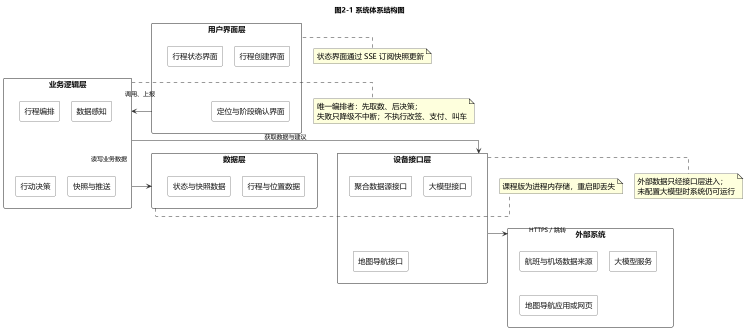
#> input picture .docxwork/arch-simple-test.png, 1491 x 659 px, given in place of codex-clipboard-4cfa0980-99a1-4dd3-b6c7-77c30a38f5e7.png, which was not available (shown at 1/2 size)
$ python refenhance.py
#> lines starting #> are read from the running program, lines starting #| are printed output that depends on the picture; pictures that were not available may be replaced by others from this repository, and a replacement may not be noted
from PIL import Image, ImageFilter, ImageOps
import os
src = r"C:\Users\96495\AppData\Local\Temp\codex-clipboard-4cfa0980-99a1-4dd3-b6c7-77c30a38f5e7.png"
out = r"D:\VST DEVELOP\aviation-journey-agent\.docxwork\ref2"
os.makedirs(out, exist_ok=True)
im = Image.open(src).convert("L")
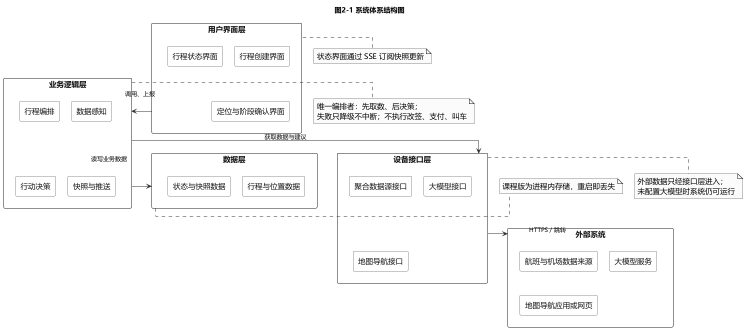
#> im: PIL image 1491x659 L (shown at 1/2 size); min 0, max 255, mean 248.2
print("size", im.size)
#| size (1491, 659)
# 放大 + 对比度拉伸 + 锐化，便于逐块阅读
big = im.resize((im.width*8, im.height*8), Image.LANCZOS)
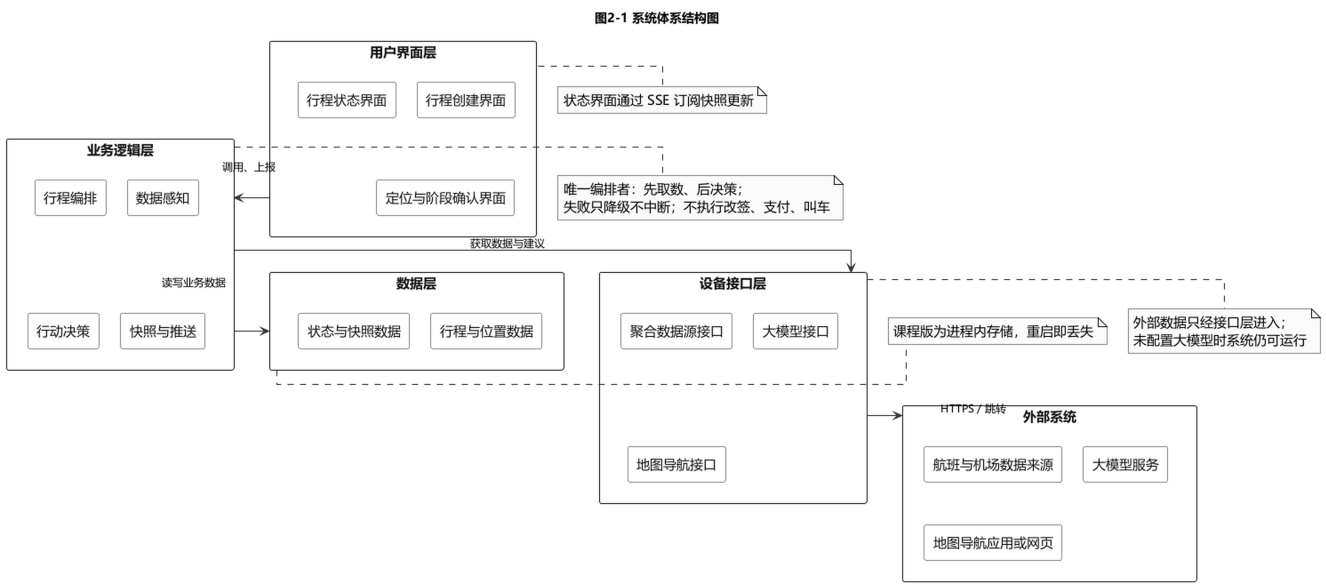
#> big: PIL image 11928x5272 L (shown at 1/9 size); min 0, max 255, mean 247.7
big = ImageOps.autocontrast(big, cutoff=1)
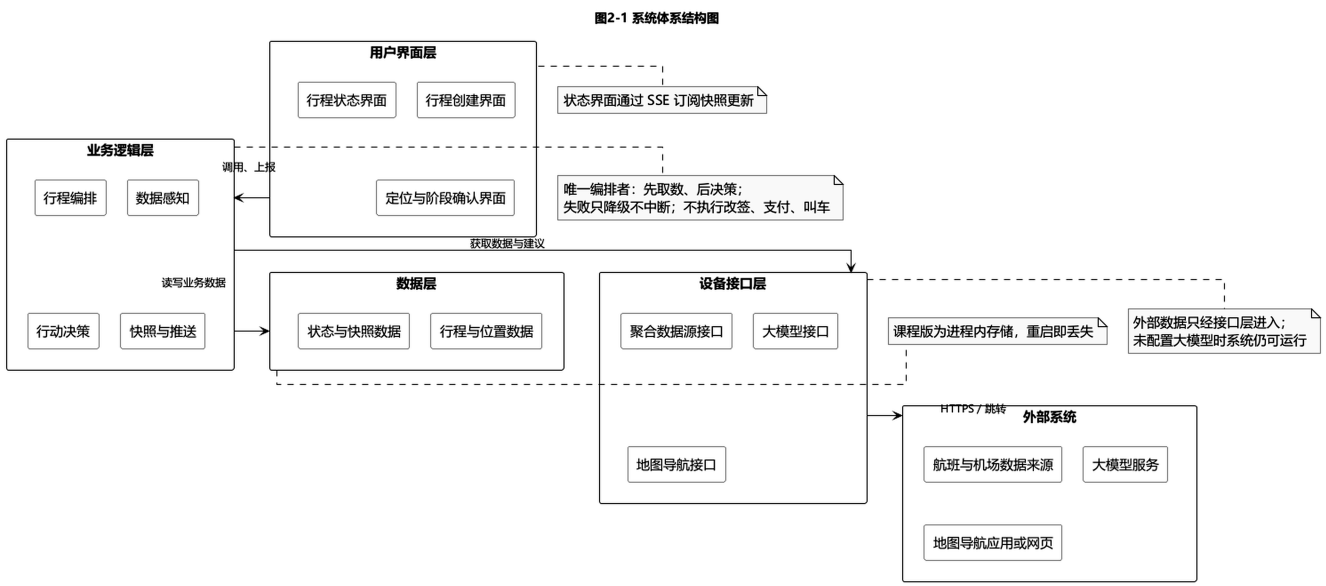
#> big: PIL image 11928x5272 L (shown at 1/9 size); min 0, max 255, mean 245.8
big = big.filter(ImageFilter.UnsharpMask(radius=6, percent=180, threshold=2))
big.save(os.path.join(out, "full_big.png"))
print("full_big", big.size)
#| full_big (11928, 5272)
# 逐行切块（按参考图的四层位置）
w,h = big.size
#> w = 11928; h = 5272
blocks = {
  "row1_top.png": (0, 0, w, int(h*0.16)),
  "row1_top_right.png": (int(w*0.6), 0, w, int(h*0.16)),
  "row2_mid.png": (0, int(h*0.11), int(w*0.75), int(h*0.28)),
  "row2_mid_right.png": (int(w*0.55), int(h*0.11), w, int(h*0.30)),
  "row3_bottom_left.png": (0, int(h*0.34), int(w*0.6), h),
  "row3_bottom_right.png": (int(w*0.6), int(h*0.34), w, h),
}
for name, box in blocks.items():
    c = big.crop(box)
    p = os.path.join(out, name); c.save(p); print(p, c.size)
#> this loop made 6 passes
#> pass 1, `c = big.crop(box)`:
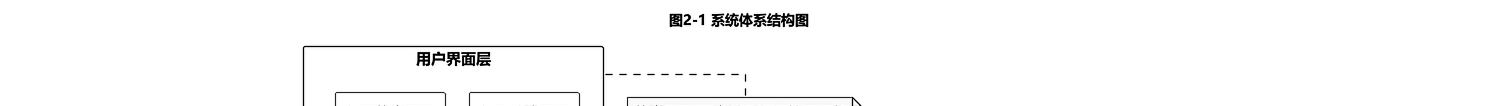
#> c: PIL image 11928x843 L (shown at 1/8 size); min 0, max 255, mean 250.3
#> pass 3, `c = big.crop(box)`:
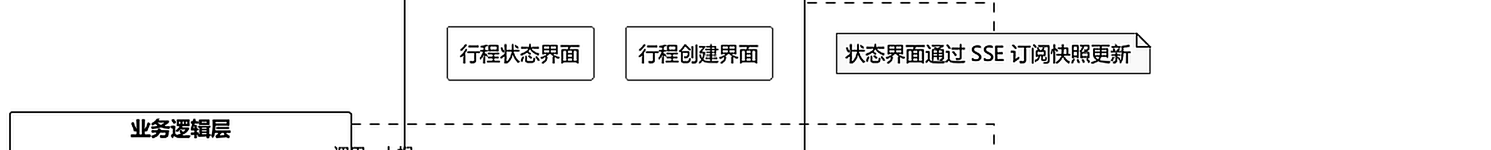
#> c: PIL image 8946x897 L (shown at 1/6 size); min 0, max 255, mean 243.7
#> after the loop:
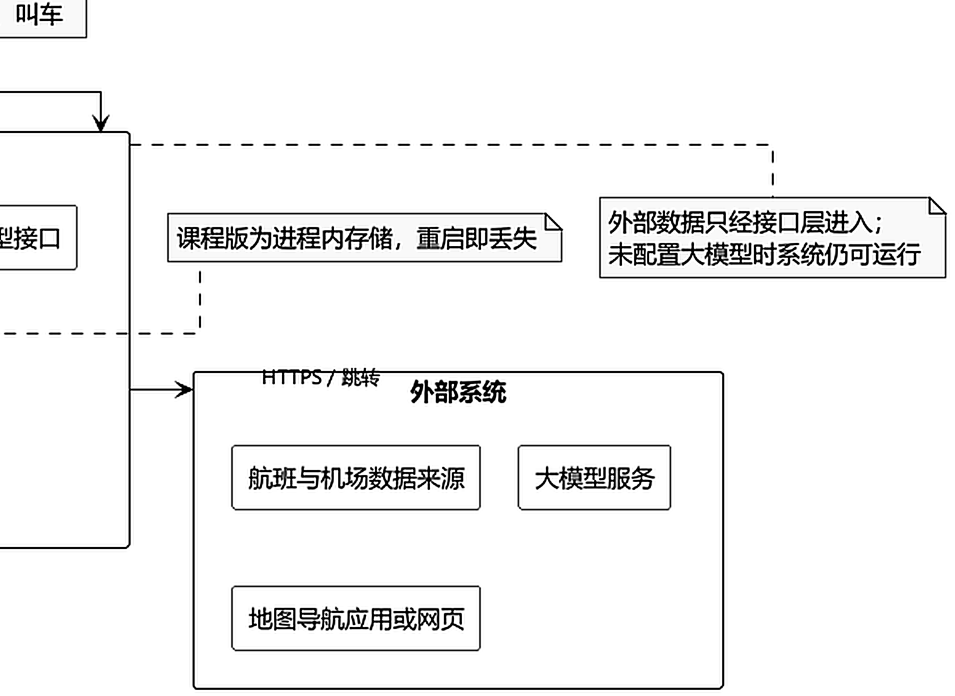
#> c: PIL image 4772x3480 L (shown at 1/5 size); min 0, max 255, mean 243
